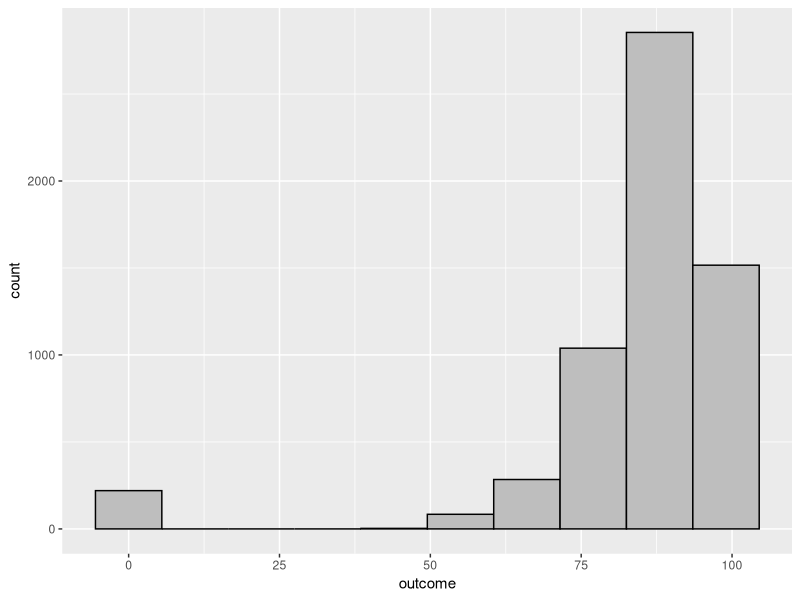
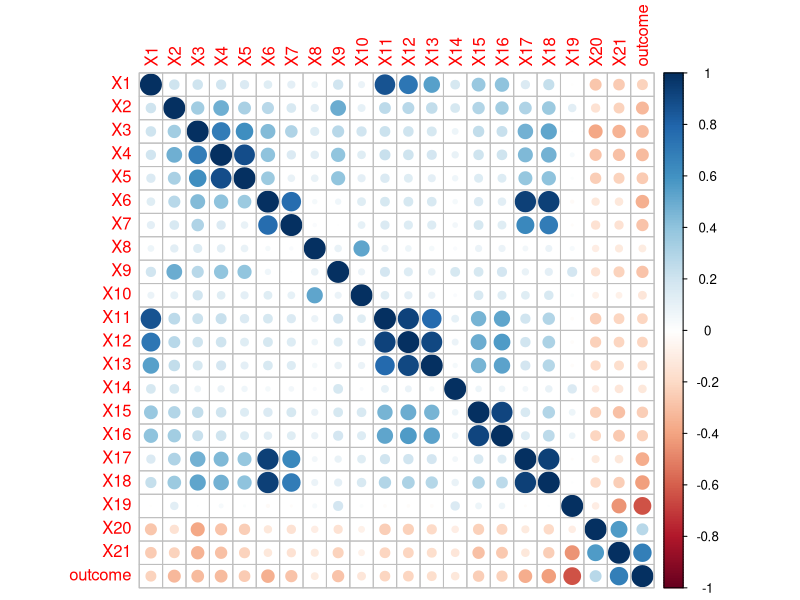
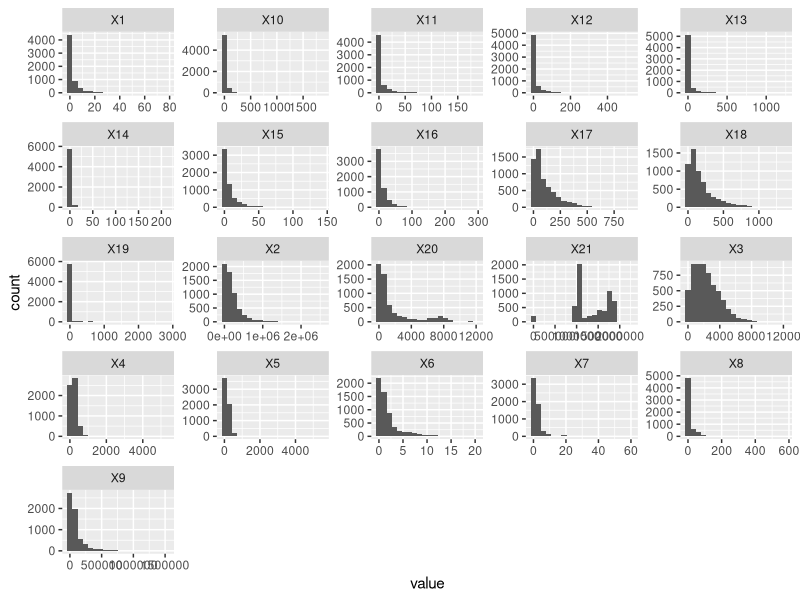
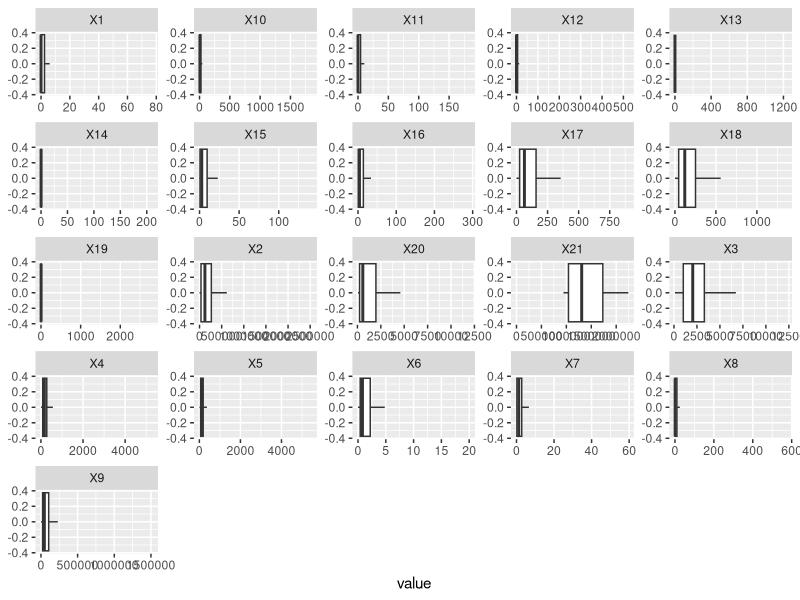
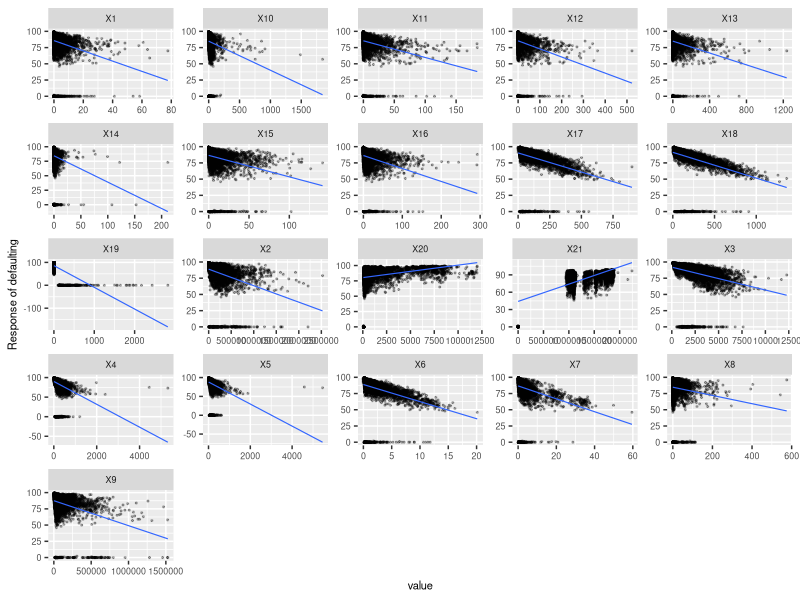
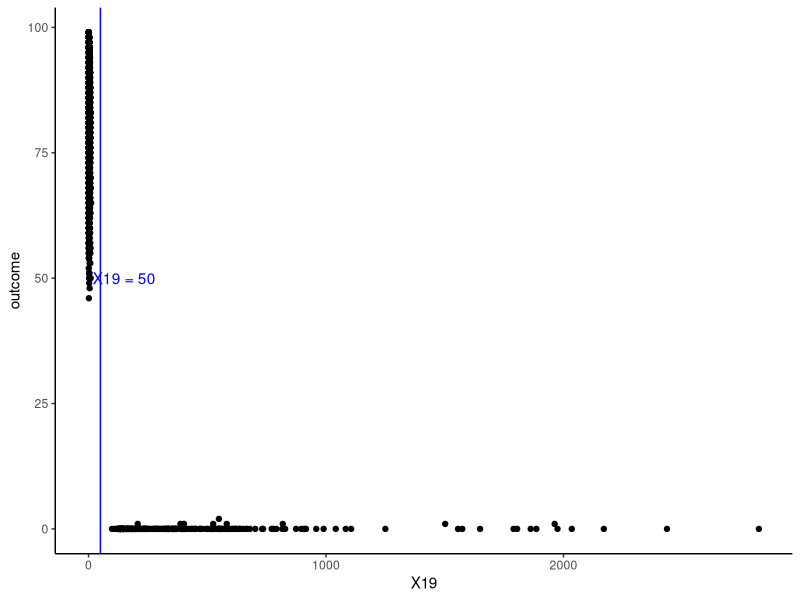
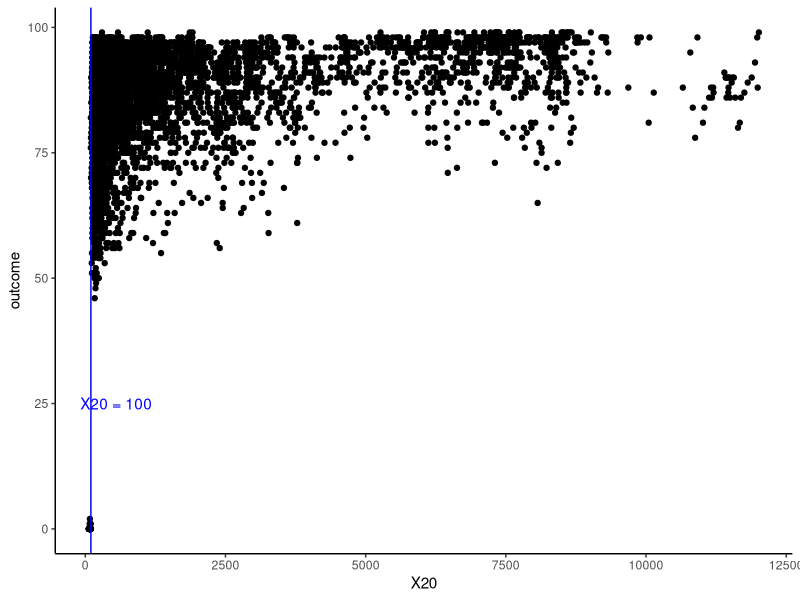
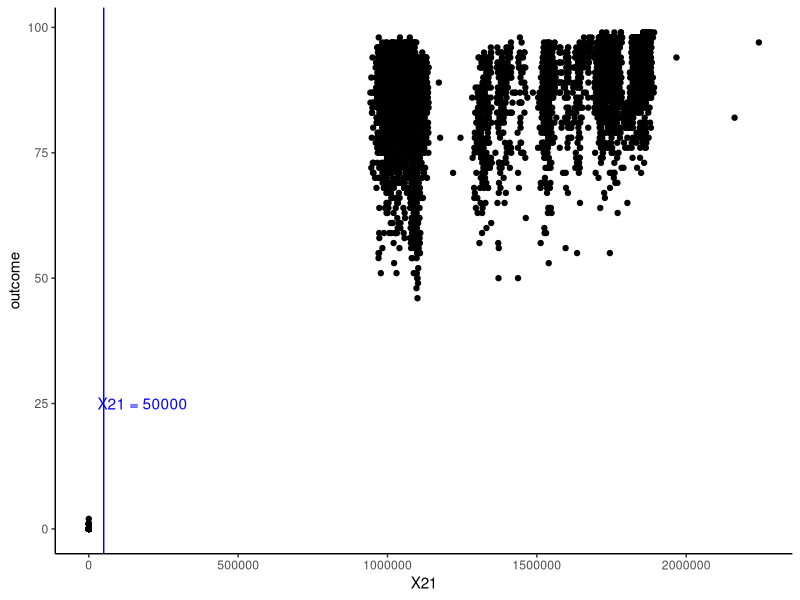

The R script that drew these images, in order: (Note: a time limit stopped this script after it produced the figures.)
## ---- chunk 1
knitr::opts_chunk$set(echo = TRUE)
## ---- chunk 2
library(tidyverse)
library(purrr)
library(tidyr)
library(ggpubr)
library(caret)
library(ggplot2)
library(lattice)
library(skimr)
## ---- chunk 3
# Input the competition-data.csv to train our model
df <- read.csv("competition-data.csv")
## ---- chunk 4
# Separate the predictors (df_x) and outcome (df_y)
df_x <- df %>%
  select(-outcome)

df_y <- df$outcome
## ---- chunk 5
# Distribution of the outcome
ggplot(df, aes(x = outcome)) +
  geom_histogram(bins = 10, color="black", fill="grey")
## ---- chunk 6
skim(df)
## ---- chunk 7
# Make a correlation plot
corrplot::corrplot(cor(df))
## ---- chunk 8
df_x %>%
  keep(is.numeric) %>% 
  gather() %>% 
  ggplot(aes(value)) +
    facet_wrap(~ key, scales = "free") +
    geom_histogram(bins = 20)
df_x %>%
  keep(is.numeric) %>% 
  gather() %>% 
  ggplot(aes(value)) +
    facet_wrap(~ key, scales = "free") +
    geom_boxplot(outlier.shape = NA)
## ---- chunk 9
feature_plot_df <- df_x %>%
  mutate(outcome = df$outcome) %>%
  pivot_longer(cols=colnames(df_x))
## ---- chunk 10
feature_plots <- ggplot(feature_plot_df, aes(x=value, y=outcome)) + 
  geom_point(alpha=0.3, size=0.4) + 
  geom_smooth(method='lm', size=0.4, se = F)+
  facet_wrap( ~ name, scales="free") +
  labs(y = "Response of defaulting")+
  theme(text = element_text(size = 8))
feature_plots
## ---- chunk 11
# Threshold for X19
ggplot(df, aes(x = X19, y = outcome)) +
  geom_point()+
  geom_vline(xintercept = 50, color = "blue") +
  annotate(geom="text", x=150, y=50, label="X19 = 50",
              color="blue")+
  theme_classic()

# Threshold for X20
ggplot(df, aes(x = X20, y = outcome)) +
  geom_point()+
  geom_vline(xintercept = 100, color = "blue") +
  annotate(geom="text", x=550, y=25, label="X20 = 100",
              color="blue")+
  theme_classic()

# Threshold for X21
ggplot(df, aes(x = X21, y = outcome)) +
  geom_point()+
  geom_vline(xintercept = 50000, color = "blue") +
  annotate(geom="text", x=180000, y=25, label="X21 = 50000",
              color="blue")+
  theme_classic()
## ---- chunk 12
# figure out the existing threshold which cause the outcome = 0
# we calculate the number of rows which satisfy both of the conditions: (X >= or <= "threshold") and (outcome = 0)
# we divide above result by the number of rows that lead the outcome = 0
# we get the percentage of how that predictor influence the outcome

x19_p <- nrow(filter(df, (df$X19 >= 50) & (df$outcome == 0))) / nrow(filter(df, df$outcome == 0))
x20_p <- nrow(filter(df, (df$X20 <= 100) & (df$outcome == 0))) / nrow(filter(df, df$outcome == 0))
x21_p <- nrow(filter(df, (df$X21 <= 1000) & (df$outcome == 0))) / nrow(filter(df, df$outcome == 0))

c(x19_p,x20_p,x21_p)
## ---- chunk 13
# preprocess 1 (adding additional X19_2, X20_2, X21_2 as "categorical" variables, which 0 represents smaller than threshold, and 1 represents larger)
df_x_1 <- df_x %>%
  mutate(X19_2 = ifelse(df_x$X19 < 50, 0, 1), 
         X20_2 = ifelse(df_x$X20 < 100, 0, 1), 
         X21_2 = ifelse(df_x$X21 < 1000, 0, 1),
# 3/22 Adding 2 sum up predictors, in order to reduce the noise caused by a single indicator
         Xadd1 = df_x$X1 + df_x$X11 + df_x$X12 + df_x$X13, 
         Xadd2 = df_x$X3 + df_x$X4 + df_x$X5)
  
# And we get our preprocessed x data
## ---- chunk 14
# Use fold = 5 in order to estimate the real generalization RMSE
set.seed(1)
folds <- createFolds(df_y, k = 5, returnTrain = TRUE)
ctrl <- trainControl(method = "cv", index = folds)
## ---- chunk 15
# Use fold = 10 in order to estimate the ideal generalization RMSE (we probably might not get this good)
set.seed(1)
folds2 <- createFolds(df_y, k = 10, returnTrain = TRUE)
ctrl2 <- trainControl(method = "cv", index = folds2)
## ---- chunk 16
set.seed(1)
cartTune <- train(x = df_x_1, y = df_y,
                  method = "rpart",
                  tuneLength = 20,
                  trControl = ctrl2)
cartTune$results
plot(cartTune)
## ---- chunk 17
mtryGrid <- data.frame(
  mtry = floor(seq(10, 20, length = 11))
  )
## ---- chunk 18
set.seed(2)
# Comparison group : No preprocess applied
rfTune_comp <- train(x = df_x, y = df_y,
                method = "rf",
                tuneGrid = mtryGrid,
                ntree = 100,
                importance = TRUE,
                trControl = ctrl)

# Test group1 : Preprocess applied, cv fold = 4
rfTune_test1 <- train(x = df_x_1, y = df_y,
                method = "rf",
                tuneGrid = mtryGrid,
                ntree = 100,
                preProcess = c("center", "scale"),
                importance = TRUE,
                trControl = ctrl)

# Test group2 : Preprocess applied, cv fold = 10
rfTune_test2 <- train(x = df_x_1, y = df_y,
                method = "rf",
                tuneGrid = mtryGrid,
                ntree = 100,
                preProcess = c("center", "scale"),
                importance = TRUE,
                trControl = ctrl2)
## ---- chunk 19
# Plot the result and comparison
ggplot(rfTune_comp, aes(x = mtry, y = RMSE)) +
  geom_point(data = rfTune_test1$results)+
  geom_line(data = rfTune_test1$results, color = "blue")+
  geom_point(data = rfTune_test2$results)+
  geom_line(data = rfTune_test2$results, color = "green")+
  annotate(geom="text", x=15, y=2.465, label="test1",
              color="blue")+
  annotate(geom="text", x=15, y=2.445, label="test2",
              color="green")+
  annotate(geom="text", x=15, y=2.52, label="comparison")+
  theme_classic()

# The best tune of each model (estimate generalization error)
comp_table <- rbind(filter(rfTune_comp$results, RMSE == min(RMSE)),
                         filter(rfTune_test1$results, RMSE == min(RMSE)),
                         filter(rfTune_test2$results, RMSE == min(RMSE)))

comp_table
## ---- chunk 20
# Take a look of overfitting issue
RMSE(predict(rfTune_test1, df_x_1), df_y)
## ---- chunk 21
# Feature importance estimate
g1 <- ggplot(varImp(rfTune_comp)) +
  theme_classic()
g2 <- ggplot(varImp(rfTune_test1)) +
  theme_classic()
g3 <- ggplot(varImp(rfTune_test2)) +
  theme_classic()
ggarrange(g1, g2, g3, ncol = 3)
## ---- chunk 22
set.seed(1)
marsGrid <- expand.grid(degree = 1:3, nprune = c(10, 20, 30, 40))
marsTune <- train(df_x_1, df_y,
method = "earth",
tuneGrid = marsGrid,
preProcess = c("center", "scale"),
trControl = ctrl2
)
ggplot(marsTune)+
theme_classic()
## ---- chunk 23
# Output a csv file with our prediction
df_test <- read.csv("competition-test-x-values.csv") %>%
  # Apply the same preprocess method to test-x
  mutate(X19_2 = ifelse(df_test$X19 < 50, 0, 1), 
         X20_2 = ifelse(df_test$X20 < 100, 0, 1), 
         X21_2 = ifelse(df_test$X21 < 1000, 0, 1),
         Xadd1 = df_test$X1 + df_test$X11 + df_test$X12 + df_test$X13,
         Xadd2 = df_test$X3 + df_test$X4 + df_test$X5)

# We use rfTune_test2 for the best prediction result
result <- as.data.frame(predict(rfTune_test2, df_test))

write.table(result,
            file = "competition-test-outcome.csv",
            sep = ",",
            row.names = FALSE,
            col.names = "outcome")
